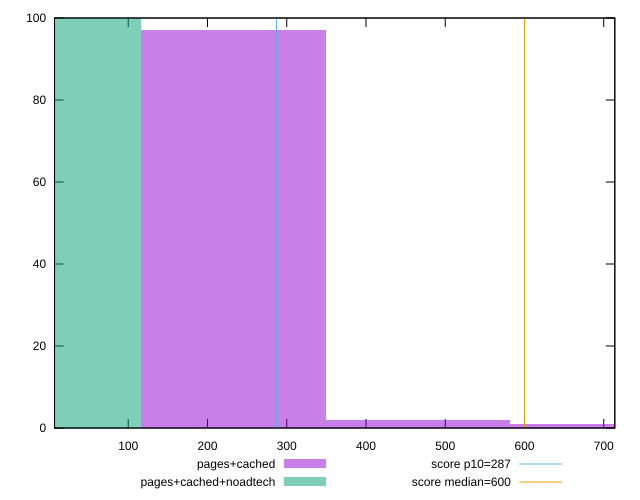

The script that saved this image:
reset

$pagesCached <<EOF
697.9555057496477 1
232.6518352498826 97
465.3036704997652 2
EOF

$pagesCachedNoadtech <<EOF
0 100
EOF

set key outside below
set boxwidth 232.6518352498826
set xrange [7:714]
set yrange [0:100]
set trange [0:100]
set style fill transparent solid 0.5 noborder

set parametric
set terminal svg size 640, 500 enhanced background rgb 'white'
set output "report_0_00242021-02-20T12:25:28.543Z/total-blocking-time/comparison/histogram/1_vs_2.svg"

plot $pagesCached title "pages+cached" with boxes, \
     $pagesCachedNoadtech title "pages+cached+noadtech" with boxes, \
     287,t title "score p10=287", \
     600,t title "score median=600"

reset
